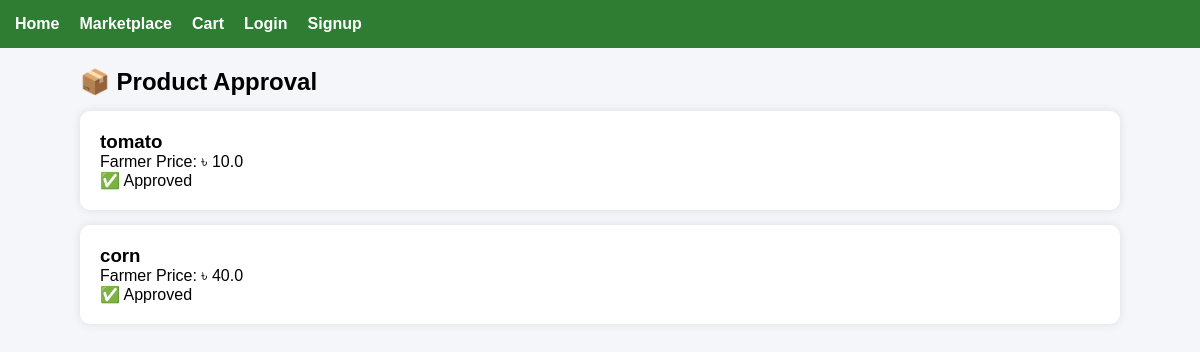
/admin/products, run on an earlier commit of the app's database.
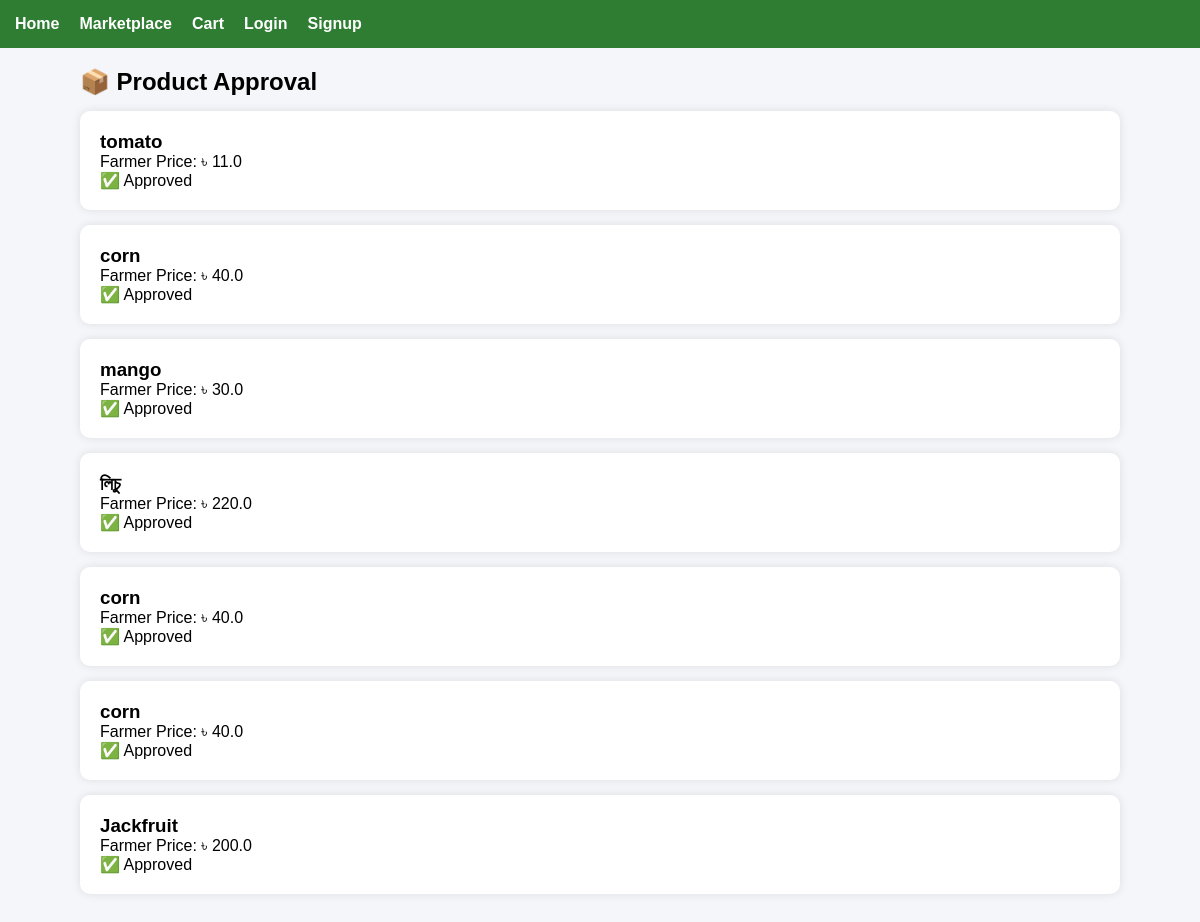
And on a later commit of the database.
### tables this page shows
CREATE TABLE products(
        id INTEGER PRIMARY KEY AUTOINCREMENT,
        name TEXT,
        price REAL,
        image TEXT,
        farmer_id INTEGER,
        approved INTEGER DEFAULT 0
    );

### app1.py (the view)
@app.route("/admin/products")
def admin_products():
    conn = get_db()
    cur = conn.cursor()
    cur.execute("SELECT * FROM products")
    products = cur.fetchall()
    return render_template("admin/products.html", products=products)

### app1.py (called while the page is built)
def get_db():
    conn = sqlite3.connect("database.db")
    conn.row_factory = sqlite3.Row
    return conn

### templates/admin/products.html (shortened to what this page needs)
{% extends "base.html" %}
{% block content %}
<h2>📦 Product Approval</h2>
{% for p in products %}
<div class="card">
<h3>{{ p["name"] }}</h3>
<p>
Farmer Price:
৳ {{ p["price"] }}
</p>
{% if p["approved"] == 0 %}
<a href="/approve/{{ p['id'] }}">
<button>
Approve
</button>
</a>
{% else %}
<p>✅ Approved</p>
{% endif %}
</div>
{% endfor %}
{% endblock %}

### templates/base.html (shortened to what this page needs)
<!DOCTYPE html>
<html lang="en">
<head>
</head>
<body>
<nav>
<a href="/">Home</a>
<a href="/marketplace">Marketplace</a>
<a href="/cart">Cart</a>
{% if session.get("user_id") %}
<a href="/logout">Logout</a>
{% else %}
<a href="/login">Login</a>
<a href="/signup">Signup</a>
{% endif %}
</nav>
<div class="container">
{% block content %}
{% endblock %}
</div>
</body>
</html>

### templates/base.html (style rules this page uses)
* { margin:0; padding:0; box-sizing:border-box; font-family:Arial,sans-serif; }
body { background:#f4f6f9; }
nav { background:#2e7d32; padding:15px; display:flex; gap:20px; }
nav a { color:white; text-decoration:none; font-weight:bold; }
.container { width:90%; margin:auto; padding:20px; }
.card { background:white; padding:20px; margin:15px 0; border-radius:10px; box-shadow:0 0 10px rgba(0,0,0,.1); }

What changed in the data, as far as the page shows it:
changed products "tomato": price "10.0" → "11.0"
added products: name "mango", price "30.0", approved "✅ Approved"
added products: name "লিচু", price "220.0", approved "✅ Approved"
added products: name "corn", price "40.0", approved "✅ Approved"
added products: name "corn", price "40.0", approved "✅ Approved"
added products: name "Jackfruit", price "200.0", approved "✅ Approved"
